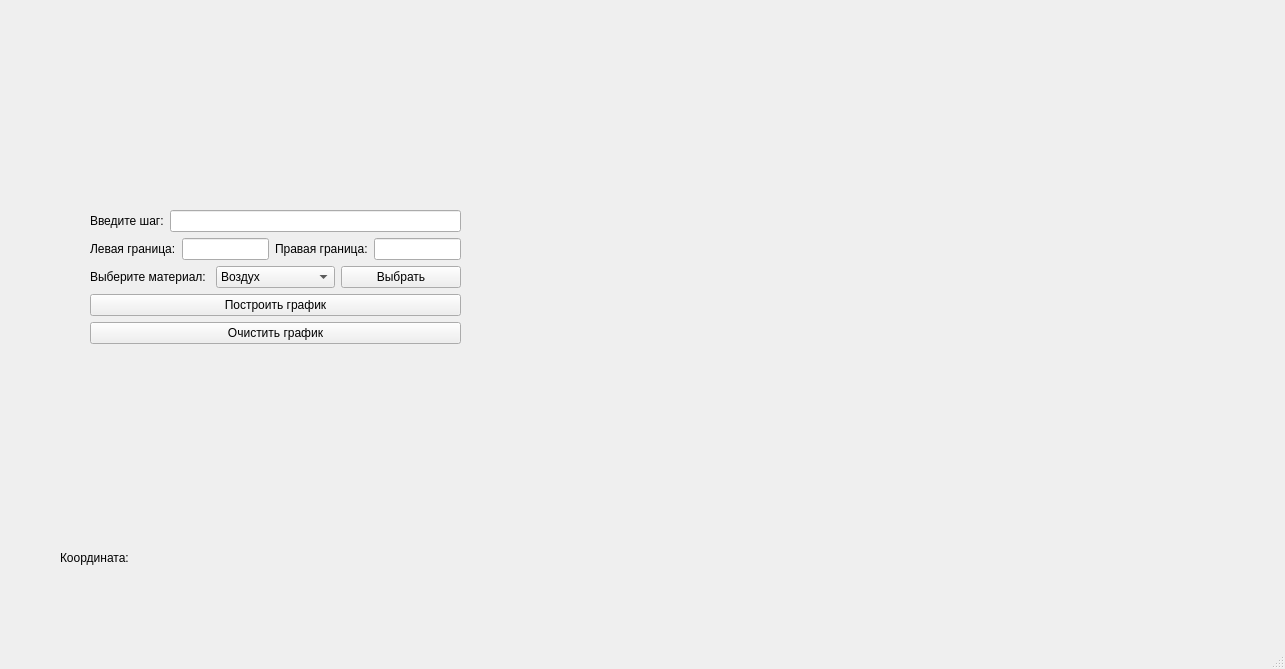
<?xml version="1.0" encoding="UTF-8"?>
<ui version="4.0">
 <class>MainWindow</class>
 <widget class="QMainWindow" name="MainWindow">
  <property name="geometry">
   <rect>
    <x>0</x>
    <y>0</y>
    <width>1285</width>
    <height>669</height>
   </rect>
  </property>
  <property name="windowTitle">
   <string>MainWindow</string>
  </property>
  <widget class="QWidget" name="centralwidget">
   <widget class="QCustomPlot" name="widget" native="true">
    <property name="geometry">
     <rect>
      <x>550</x>
      <y>50</y>
      <width>671</width>
      <height>511</height>
     </rect>
    </property>
   </widget>
   <widget class="QWidget" name="layoutWidget">
    <property name="geometry">
     <rect>
      <x>90</x>
      <y>210</y>
      <width>371</width>
      <height>211</height>
     </rect>
    </property>
    <layout class="QFormLayout" name="formLayout">
     <item row="0" column="0">
      <widget class="QLabel" name="label">
       <property name="text">
        <string>Введите шаг:</string>
       </property>
      </widget>
     </item>
     <item row="0" column="1">
      <widget class="QLineEdit" name="acc"/>
     </item>
     <item row="1" column="0" colspan="2">
      <layout class="QHBoxLayout" name="horizontalLayout">
       <item>
        <widget class="QLabel" name="label_2">
         <property name="text">
          <string>Левая граница:</string>
         </property>
        </widget>
       </item>
       <item>
        <widget class="QLineEdit" name="leftX"/>
       </item>
       <item>
        <widget class="QLabel" name="label_3">
         <property name="text">
          <string>Правая граница:</string>
         </property>
        </widget>
       </item>
       <item>
        <widget class="QLineEdit" name="rightX"/>
       </item>
      </layout>
     </item>
     <item row="2" column="0" colspan="2">
      <layout class="QHBoxLayout" name="horizontalLayout_2">
       <item>
        <widget class="QLabel" name="label_4">
         <property name="text">
          <string>Выберите материал:</string>
         </property>
        </widget>
       </item>
       <item>
        <widget class="QComboBox" name="material">
         <item>
          <property name="text">
           <string>Воздух</string>
          </property>
         </item>
         <item>
          <property name="text">
           <string>Водород</string>
          </property>
         </item>
         <item>
          <property name="text">
           <string>Гелий</string>
          </property>
         </item>
         <item>
          <property name="text">
           <string>Литий</string>
          </property>
         </item>
         <item>
          <property name="text">
           <string>Бериллий</string>
          </property>
         </item>
         <item>
          <property name="text">
           <string>Бор</string>
          </property>
         </item>
         <item>
          <property name="text">
           <string>Углерод</string>
          </property>
         </item>
         <item>
          <property name="text">
           <string>Азот</string>
          </property>
         </item>
         <item>
          <property name="text">
           <string>Кислород</string>
          </property>
         </item>
         <item>
          <property name="text">
           <string>Фтор</string>
          </property>
         </item>
         <item>
          <property name="text">
           <string>Неон</string>
          </property>
         </item>
         <item>
          <property name="text">
           <string>Натрий</string>
          </property>
         </item>
        </widget>
       </item>
       <item>
        <widget class="QPushButton" name="choose">
         <property name="text">
          <string>Выбрать</string>
         </property>
        </widget>
       </item>
      </layout>
     </item>
     <item row="4" column="0" colspan="2">
      <widget class="QPushButton" name="plot">
       <property name="text">
        <string>Построить график</string>
       </property>
      </widget>
     </item>
     <item row="5" column="0" colspan="2">
      <widget class="QPushButton" name="removeAllGraphs">
       <property name="text">
        <string>Очистить график</string>
       </property>
      </widget>
     </item>
    </layout>
   </widget>
   <widget class="QLabel" name="coord">
    <property name="geometry">
     <rect>
      <x>60</x>
      <y>550</y>
      <width>461</width>
      <height>16</height>
     </rect>
    </property>
    <property name="text">
     <string>Координата:</string>
    </property>
   </widget>
  </widget>
  <widget class="QStatusBar" name="statusbar"/>
  <widget class="QMenuBar" name="menuBar">
   <property name="geometry">
    <rect>
     <x>0</x>
     <y>0</y>
     <width>1285</width>
     <height>25</height>
    </rect>
   </property>
  </widget>
 </widget>
 <customwidgets>
  <customwidget>
   <class>QCustomPlot</class>
   <extends>QWidget</extends>
   <header>qcustomplot.h</header>
   <container>1</container>
   <slots>
    <slot>mouseWheel()</slot>
   </slots>
  </customwidget>
 </customwidgets>
 <resources/>
 <connections/>
</ui>
